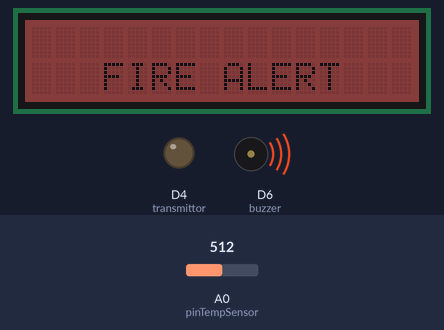
Recording of a sketch running on a simulated Arduino Zero (SAMD21). Parts: 16×2 character LCD, output pins drawn as LEDs (lit = HIGH), buzzer (waves = sounding, pin HIGH). The inputs (shaded band) are chosen by the test bench; at power-on: A0 (pinTempSensor) = 512. What the sketch prints to the serial monitor is not drawn.

Above: at 1.2 s.
1.3 s: A0 (pinTempSensor) set to 503
At 2.5 s:
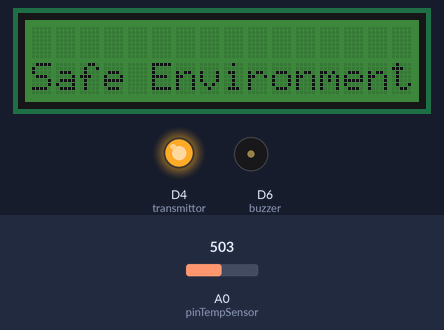
2.8 s: A0 (pinTempSensor) set to 716
At 4.0 s:
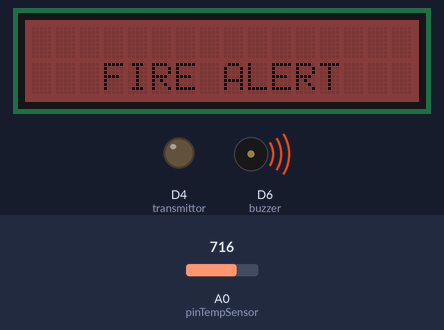
4.3 s: A0 (pinTempSensor) set to 511
At 5.8 s:
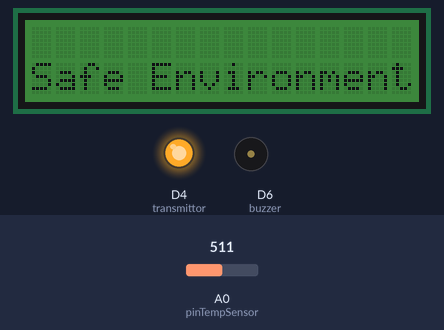
Timing chart, 0 to 7.3 s (numbered marks = the images above; inputs shaded):
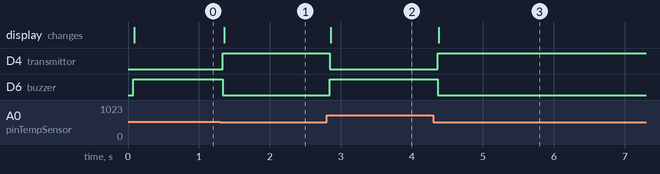

Measured:
- the behaviour switches between 512 and 511 on A0 (pinTempSensor) (found by bisection; images 0 and 1)
- after the input at 1.3 s, D4 (transmittor): LOW → HIGH at once; D6 (buzzer): HIGH → LOW at once; the display: changes after 0.05 s (image 1)
- after the input at 2.8 s, D4 (transmittor): HIGH → LOW after 0.05 s; D6 (buzzer): LOW → HIGH after 0.05 s; the display: changes after 0.06 s (image 2)
- after the input at 4.3 s, D4 (transmittor): LOW → HIGH after 0.06 s; D6 (buzzer): HIGH → LOW after 0.06 s; the display: changes after 0.08 s (image 3)

The sketch:

forestTransmitter.ino
```cpp
#include <rgb_lcd.h>

#include <math.h>
#if defined(ARDUINO_ARCH_AVR)
#define debug  Serial
#elif defined(ARDUINO_ARCH_SAMD) ||  defined(ARDUINO_ARCH_SAM)
#define debug  SerialUSB
#else
#define debug  Serial
#endif


const int B = 4275;               // B value of the thermistor
const int R0 = 100000;            // R0 = 100k
const int pinTempSensor = A0;     // Grove - Temperature Sensor connect to A0
float temp = 0;
// const int button = 0;       // connect a button
const int transmittor = 4;
const int buzzer = 6;       // connect a buzzer

rgb_lcd lcd;

int colorR = 0;
int colorG = 100;
int colorB = 0;

void setup()
{
    Serial.begin(9600);
    // pinMode(button, INPUT); //set button as an INPUT device
    pinMode(buzzer, OUTPUT);   //set LED as an OUTPUT device
    pinMode(transmittor, OUTPUT);

    lcd.begin(16, 2);

    lcd.setRGB(colorR, colorG, colorB);

}
void loop()
{
    // set the cursor to column 0, line 1
    // (note: line 1 is the second row, since counting begins with 0):
    lcd.setCursor(0, 1);

    // int btn = digitalRead(button); //read the status of the button
    // digitalWrite(buzzer, btn);
    delay(10);

    int a = analogRead(pinTempSensor);

    float R = 1023.0/a-1.0;
    R = R0*R;

    float temperature = 1.0/(log(R/R0)/B+1/298.15)-273.15; // convert to temperature via datasheet

    if (temperature >= 25.0) {
    //     // Activate the buzzer when the temperature exceeds 30 degrees Celsius
        digitalWrite(transmittor, LOW);
        digitalWrite(buzzer, HIGH);
        colorR = 100;
        colorG = 0;
        colorB = 0;
        lcd.setRGB(colorR, colorG, colorB);
        lcd.print("   FIRE ALERT    ");
    } else {
        // Turn off the buzzer if the temperature is below 30 degrees Celsius
        digitalWrite(transmittor, HIGH);
        digitalWrite(buzzer, LOW);
        // print the number of seconds since reset:
        lcd.print("Safe Environment");
        colorR = 0;
        colorG = 100;
        colorB = 0;
        lcd.setRGB(colorR, colorG, colorB);
    }

    Serial.print("temperature = ");
    Serial.println(temperature);

    delay(100);
}
```
